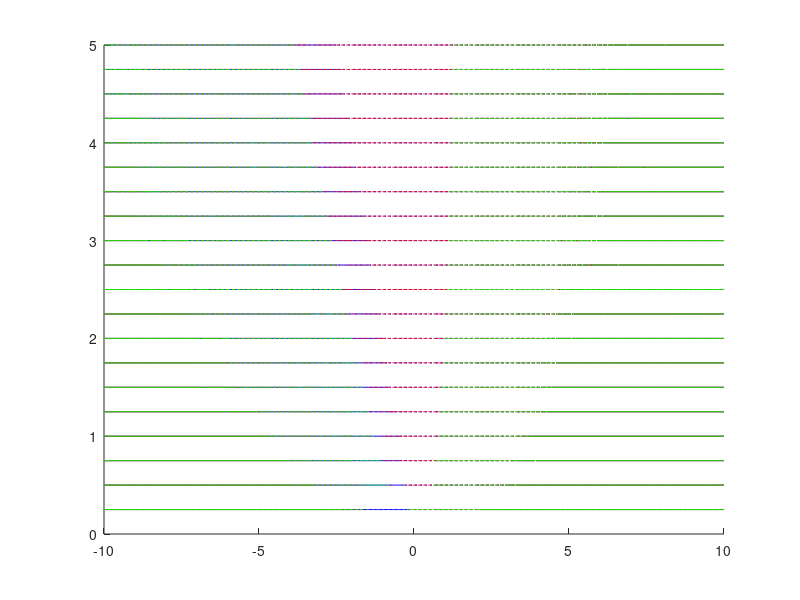

Source code (MATLAB):
clear; close all;

% parameters
miu = -0.5;
sigma = 1;

% density function
f = @(t,x)1/sigma/sqrt(2*pi*t)*exp(-(x-miu*t).^2/(2*sigma^2*t));

% grid
Lx = 20;
nx = 500; N = ceil(nx/2)-1;
x = linspace(-Lx/2,Lx/2,nx)';
Lt = 5;
nt = 20;
t = linspace(Lt/nt,Lt,nt);

% true density values
fx = zeros(nx,nt);
for i = 1:nt
    fx(:,i) = f(t(i),x);
end

% true fft
ytrue = zeros(nx,nt);
for i = 1:nt
    ytrue(:,i) = fftshift(fft(fx(:,i)))/nx;
end
if mod(nx,2) == 0
    ytrue(1,:) = [];
end

% propagation
y(:,1) = ytrue(:,1);
A = zeros(2*N+1,2*N+1);
for i = 1:2*N+1
    I = i-1-N;
    A(i,i) = -miu*2*pi*1i*I/Lx-2*sigma^2*pi^2*I^2/Lx^2;
end

for i = 2:nt
    y(:,i) = expm(A*(i-1)*Lt/nt)*y(:,1);
end

% reconstruct density
freq = (-N:N)/Lx*2*N/(2*N+1);
f_fft = @(x,y)real(sum(y.'.*exp(1i*freq*2*pi.*x),2));

% plot
figure; hold on;
for i = 1:nt
    plot3(x,ones(nx,1)*t(i),fx(:,i),'b');
    plot3(x,ones(nx,1)*t(i),f_fft(x+Lx/2,ytrue(:,i)),'r');
    plot3(x,ones(nx,1)*t(i),f_fft(x+Lx/2,y(:,i)),'g');
end


